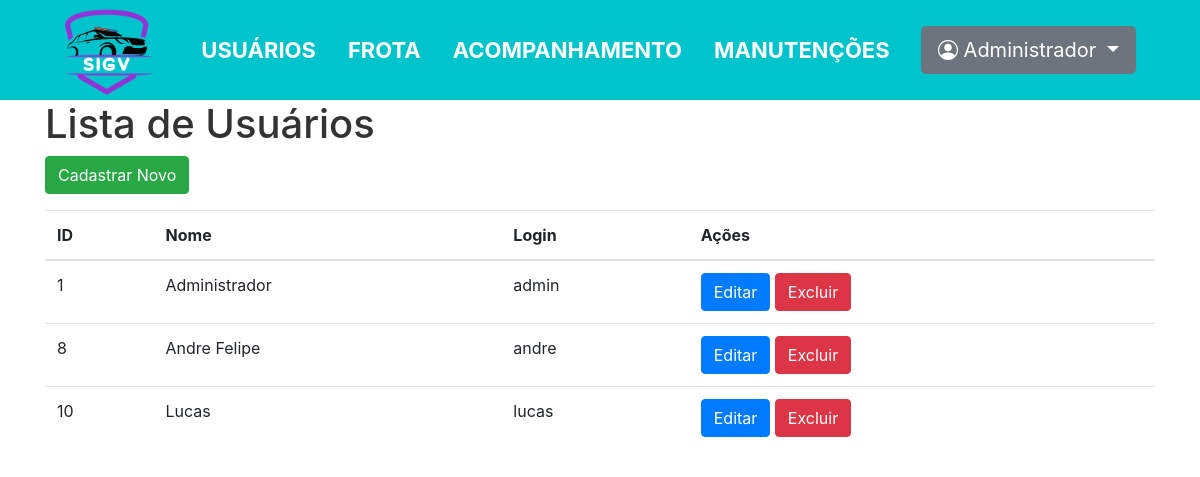
Screenshot of /SIGV/usuarios.php (signed in) with the database file from the repository.
### tables this page shows
CREATE TABLE `usuarios` (
  `id` int(11) NOT NULL,
  `nome` varchar(255) NOT NULL,
  `login` varchar(255) NOT NULL,
  `senha` varchar(255) DEFAULT NULL,
  `adm` tinyint(1) DEFAULT NULL
);

### SIGV/usuarios.php (the view, shortened to what this page needs)
<?php
if (isset($_SESSION['nome_usuario'])) {
    $nome_usuario = $_SESSION['nome_usuario'];
}
?>
<!DOCTYPE html>
<html lang="pt-br">
<head>
    <link rel="stylesheet" href="assets/css/style.css">
    <link rel="stylesheet" href="https://cdn.jsdelivr.net/npm/bootstrap@4.6.2/dist/css/bootstrap.min.css"
>
    <link href="https://cdn.jsdelivr.net/npm/bootstrap-icons/font/bootstrap-icons.css" rel="stylesheet">
</head>
<body>
    <header>
        <nav class="navbar navbar-expand-lg">
            <div class="container-fluid p-5">
                <a class="navbar-brand" href="bem-vindo.php"><img src="assets/imagens/logo.png" alt="Logo" width="90"
                        height="90" class="d-inline-block align-text-top"></a>
                <ul class="nav menu">
                    <li class="nav-item">
                        <a class="nav-link" aria-current="page" href="usuarios.php">USUÁRIOS</a>
                    </li>
                    <li class="nav-item">
                        <a class="nav-link" href="viaturas.php">FROTA</a>
                    </li>
                    <li class="nav-item">
                        <a class="nav-link" href="acompanhamento.php">ACOMPANHAMENTO</a>
                    </li>
                    <li class="nav-item">
                        <a class="nav-link" href="manutencoes.php">MANUTENÇÕES</a>
                    </li>
                </ul>
                <div class="dropdown">
                    <button class="btn btn-secondary btn-lg dropdown-toggle" type="button" data-toggle="dropdown"
                        aria-expanded="false">
                        <i class="bi bi-person-circle"></i><?php
                        echo "  $nome_usuario"; ?>
                    </button>
                </div>
            </div>
        </nav>
    </header>
    <div class="container">
        <h1>Lista de Usuários</h1>
        <div class="pb-3">
            <a href="cadastra_usuario.php" class="btn btn-success">Cadastrar Novo</a>
        </div>
        <table class="table">
            <thead>
                <tr>
                    <th>ID</th>
                    <th>Nome</th>
                    <th>Login</th>
                    <th>Ações</th>
                </tr>
            </thead>
            <tbody>
                <?php
                include ("conexao.php");
                $sql_select = "SELECT id, nome, login FROM usuarios";
                $resultado = $mysqli->query($sql_select);
                while ($row = $resultado->fetch_assoc()) {
                    ?>
                    <tr>
                        <td><?php echo $row['id']; ?></td>
                        <td><?php echo $row['nome']; ?></td>
                        <td><?php echo $row['login']; ?></td>
                        <td>
                            <a href="editar_usuario.php?id=<?php echo $row['id']; ?>" class="btn btn-primary">Editar</a>
                            <form action="" method="POST" style="display: inline;">
                                <button type="submit" class="btn btn-danger">Excluir</button>
                            </form>
                        </td>
                    </tr>
                <?php } ?>
            </tbody>
        </table>
    </div>
</body>
</html>

### SIGV/assets/css/style.css (style rules this page uses)
* { padding: 0; margin: 0; }
.navbar { background-color: #00C4CC !important; max-height: 100px; }
.nav-link { color: #fff !important; }
.menu { font-family: 'Inter', sans-serif; font-size: 22px; font-weight: bold; }
body { margin: 0; padding: 0; background-color: #f0f0f0; font-family: Arial, sans-serif; height: 100vh; }
header { width: 100%; }
h1 { font-size: 2em; color: #333; }

### rows the page displays
usuarios: id "1", nome "Administrador", login "admin"
usuarios: id "8", nome "Andre Felipe", login "andre"
usuarios: id "10", nome "Lucas", login "lucas"

### other values shown
$nome_usuario "Administrador"
